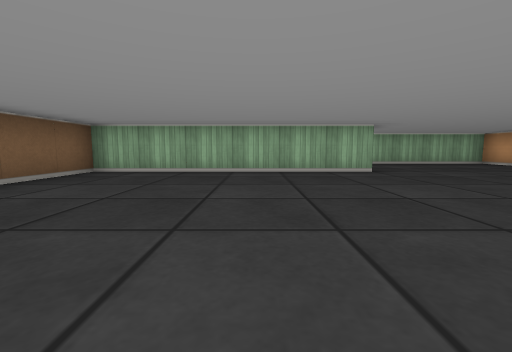
view 1 (above)

20 first-person views from a walk through a cub3D ray-caster map. The camera is about half as high as the walls, tilts 6° down and sees 90° across. The floor is counted in squares. Each view is taken from the middle of a square. On the plan, view 1 faces up. The plan holds only what a view shows up to about 9 squares ahead; the rest is blank.

view 2
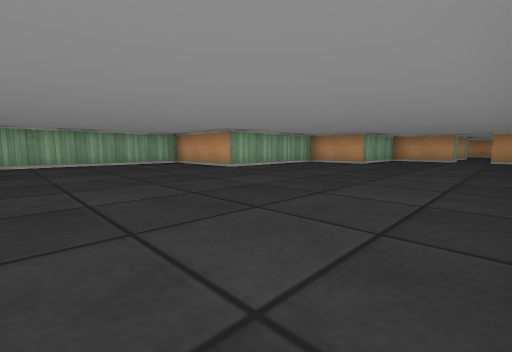

view 3
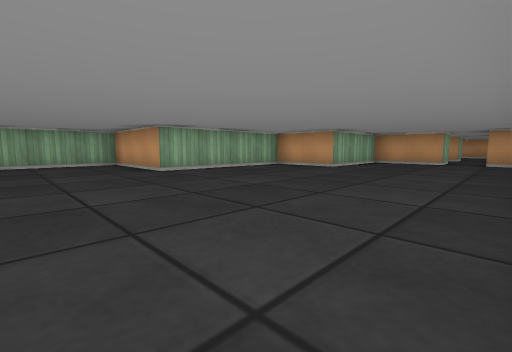

view 4
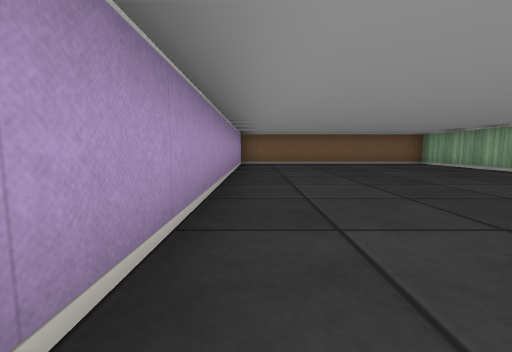

view 5
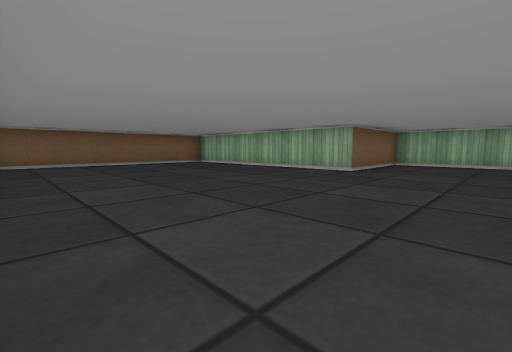

view 6
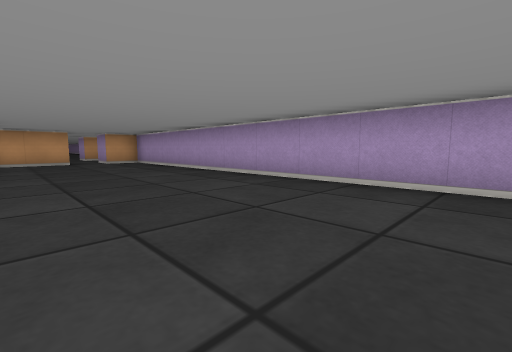

view 7
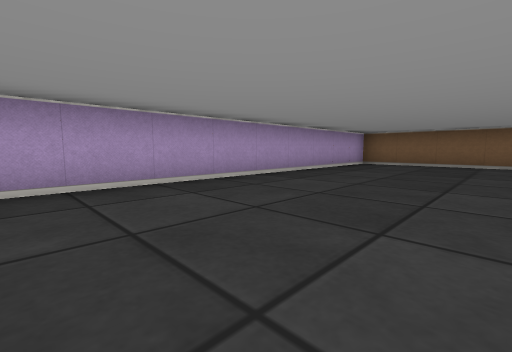

view 8
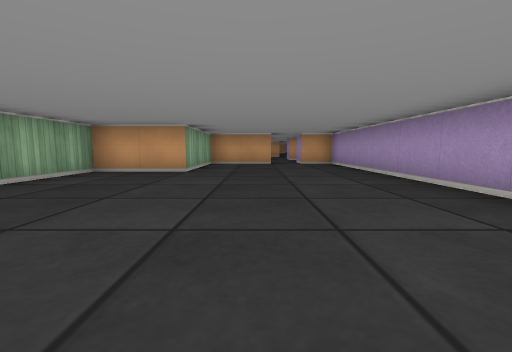

view 9
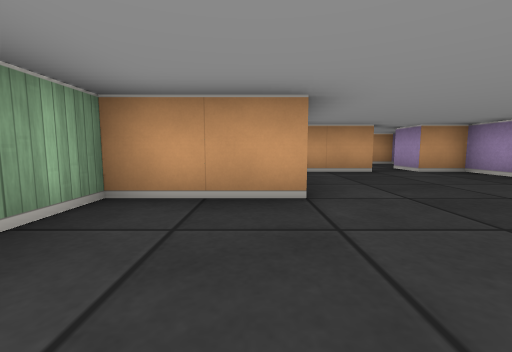

view 10
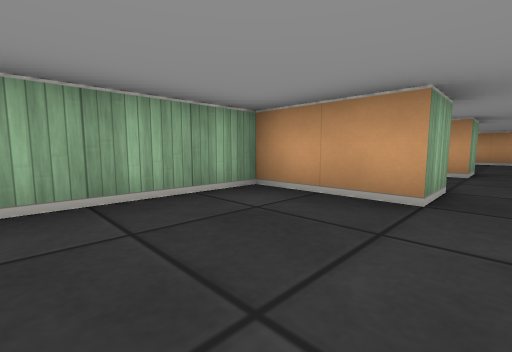

view 11
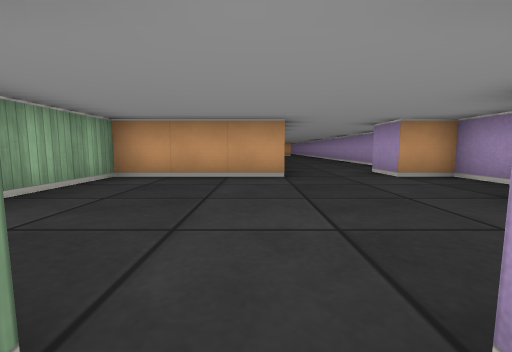

view 12
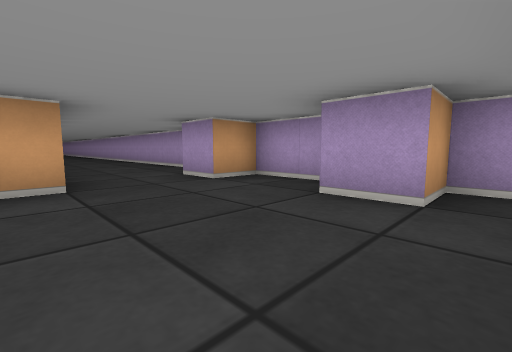

view 13
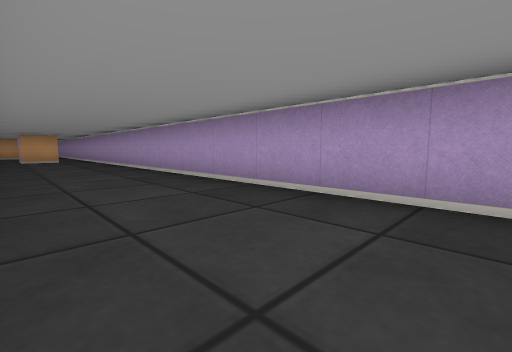

view 14
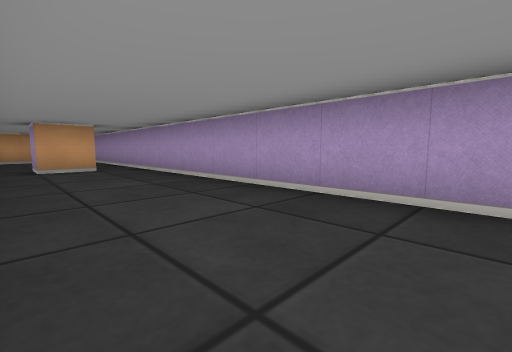

view 15
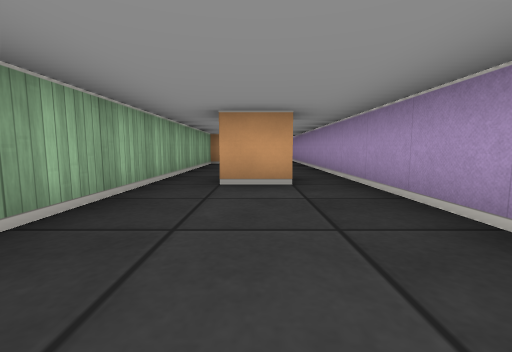

view 16
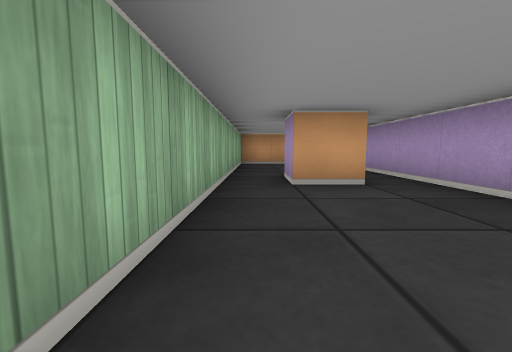

view 17
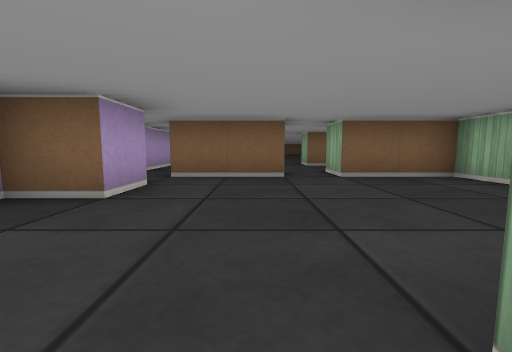

view 18
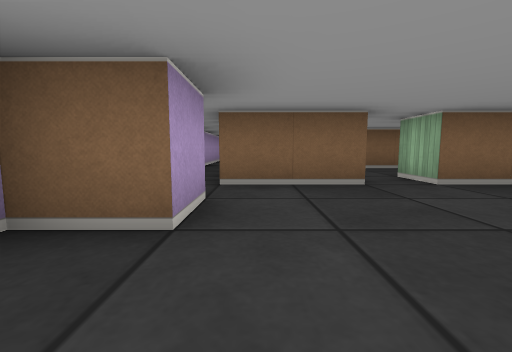

view 19
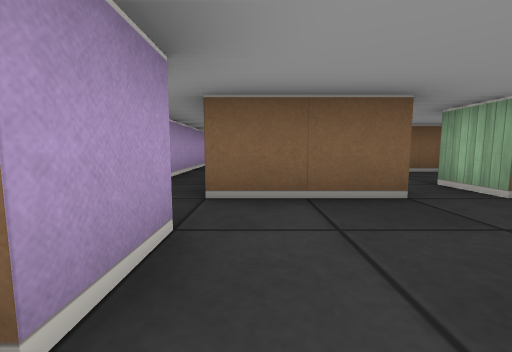

view 20
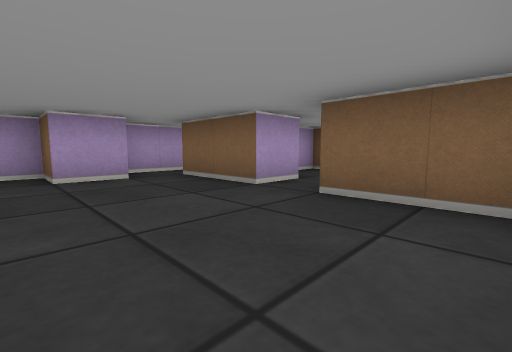

### Floor plan
Points are (right, up) in squares from view 1. A wall is a line through its corners. A room is listed if a view was taken in it or the views show most of it. See-through windows are left out.
Room 1 (views 1, 2, 3, 4, 5, 6, 7, 8, 9, 10)
walls: (14.5, 1.5) (14.5, 3.5) (11.5, 3.5) (11.5, 5.5) (7.5, 5.5) (7.5, 8.5) (2.5, 8.5) (2.5, 5.5) (-3.5, 5.5) (-3.5, -0.5) (14.5, -0.5) (14.5, 0.5)
ways out: opening at (15, 1)
Room 2 (views 11, 12, 13, 14, 15, 16, 17, 18, 19, 20)
walls: (24.9, -2.5) (42, -2.5); (22.5, 0.4) (22.5, 3.5) (18.5, 3.5) (18.5, 1.5) (17.5, 1.5); (36.5, -1.6) (36.5, -0.5) (37.5, -0.5); (19.5, -1.5) (20.5, -1.5) (20.5, -2.5) (22.5, -2.5) (22.5, -1.5) (23.5, -1.5); (17.5, 0.5) (18.5, 0.5) (18.5, -1.5); (41.5, -1) (41.5, 0.5) (33.4, 0.5)
ways out: opening at (18, 1); opening at (19, -2)

Where each view was taken, in squares from view 1:
view 1: 0 up, 0 right, facing up
view 2: 0 up, 3 right, facing up-right
view 3: 0 up, 5 right, facing up-right
view 4: 0 up, 5 right, facing left
view 5: 0 up, 5 right, facing up-left
view 6: 3 up, 5 right, facing down-right
view 7: 3 up, 5 right, facing down-left
view 8: 2 up, 6 right, facing right
view 9: 4 up, 9 right, facing right
view 10: 1 up, 12 right, facing up-right
view 11: 1 up, 18 right, facing right
view 12: 1 up, 19 right, facing down-right
view 13: 0 up, 25 right, facing down-right
view 14: 0 up, 30 right, facing down-right
view 15: 1 down, 33 right, facing right
view 16: 0 up, 33 right, facing right
view 17: 0 up, 23 right, facing left
view 18: 1 down, 22 right, facing left
view 19: 1 down, 21 right, facing left
view 20: 3 up, 21 right, facing down-left
